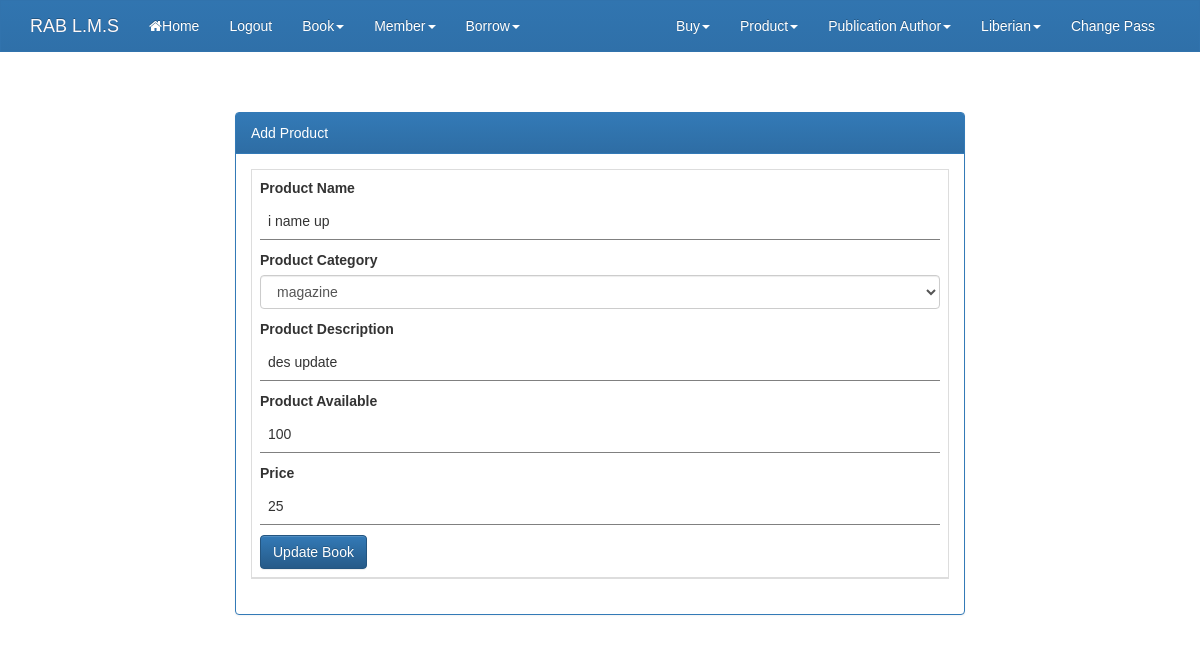
The page /addproduct.php?b_id=1 (signed in) on the database its author committed.
### tables this page shows
CREATE TABLE IF NOT EXISTS `libary_item` (
  `libary_item_id` int(11) NOT NULL AUTO_INCREMENT,
  `libary_item_name` varchar(200) NOT NULL,
  `libary_item_type` varchar(200) NOT NULL,
  `price` int(11) NOT NULL,
  `item_des` text NOT NULL,
  `item_stock` int(11) NOT NULL,
  `b_id` int(11) NOT NULL DEFAULT '0',
  PRIMARY KEY (`libary_item_id`)
);

### addproduct.php (the view, shortened to what this page needs)
<?php
	require_once('db.php');
	$bn = "";
	$bc = "";
	$be = "";
	$bav = "";
	$isb = "";
	if(isset($_GET['b_id'])){
		$b_id = $_GET['b_id'];
		$sql_e_b = "select * from `libary_item` where libary_item_id={$b_id}";
		$rs = $con->query($sql_e_b);
		$book = $rs->fetch_object();
		$bn = $book->libary_item_name;
		$bc = $book->libary_item_type;
		$be = $book->price;
		$bav = $book->item_des;
		$isb = $book->item_stock;
	}
?>
<!DOCTYPE html>
<html lang="en">
  <head>
    <link rel="stylesheet" href="css/font-awesome.min.css">
    <link rel="stylesheet" href="css/w3.css">
    <link rel="stylesheet" href="css/bootstrap.min.css">
    <link rel="stylesheet" href="css/bootstrap-theme.min.css">
    <link rel="stylesheet" href="css/style.css">
  </head>
<body>
<?php require_once('navbar.php'); ?>
  <div class="container">
    <div class="col-md-8 col-md-offset-2" style="margin-top:40px">
	<div class="panel panel-primary">
      <div class="panel-heading">Add Product</div>
       <div class="panel-body">
			<table class="table table-bordered">
							<thead>
								<tr>
									<td>
      <form class="w7-container" method="post" action="">
      <p>
      <label>Product Name</label>
      <input class="w3-input" type="text" name="productName" placeholder="Product Name" value="<?php echo $bn; ?>" ></p>
	<p>
		<label>Product Category</label>
		<select class="form-control" name="productCategory">
			<option <?php if($bc=="magazine"){echo "selected"; } ?> >magazine</option>
		</select>
	</p>
       <p>
      <label>Product Description</label>
      <input class="w3-input" type="text" name="productDes" placeholder="Product Description" value="<?php echo $bav; ?>" ></p>
      <p>
      <label>Product Available</label>
	  <input class="w3-input" type="number" name="productAv" placeholder="amount" min="0" value="<?php echo $isb; ?>"></p>
      <p>
      <label>Price</label>
      <input class="w3-input" type="number" name="price" min="1" placeholder="Price" value="<?php echo $be; ?>">
      </p>
	  <?php if(isset($_GET['b_id'])): ?>
		  <button type="submit" class="btn btn-primary" name="update_b">Update Book</button>
		  <?php else: ?>
          <button type="submit" class="btn btn-primary" name="addBook">Submit</button>
		<?php endif; ?>
      </form>
	  </div>
    </div>
    </div>
</div>
</body>
</html>

### css/w3.css (style rules this page uses)
* { -webkit-box-sizing:border-box;-moz-box-sizing:border-box;box-sizing:border-box }
html { -ms-text-size-adjust:100%;-webkit-text-size-adjust:100% }
body { margin:0 }
button,input,optgroup,select,textarea { color:inherit;font:inherit;margin:0 }
button { overflow:visible }
button,select { text-transform:none }
button,html input[type=button],input[type=reset],input[type=submit] { -webkit-appearance:button;cursor:pointer }
html,body { font-family:Verdana,sans-serif;font-size:15px;line-height:1.5 }
table { border-collapse:collapse;border-spacing:0;width:100%;display:table }
table,th,td { border:none }
.w3-input { padding:8px;display:block;border:none;border-bottom:1px solid #808080;width:100% }

### css/style.css (style rules this page uses)
body { font-family: Arial, Helvetica, sans-serif; }
td { font-family: Arial, Helvetica, sans-serif; }
.table { border: 1px solid #dddddd; }

### rows shown on the page
libary_item: productName "i name up", productCategory "magazine", productDes "des update", productAv "100", price "25"
